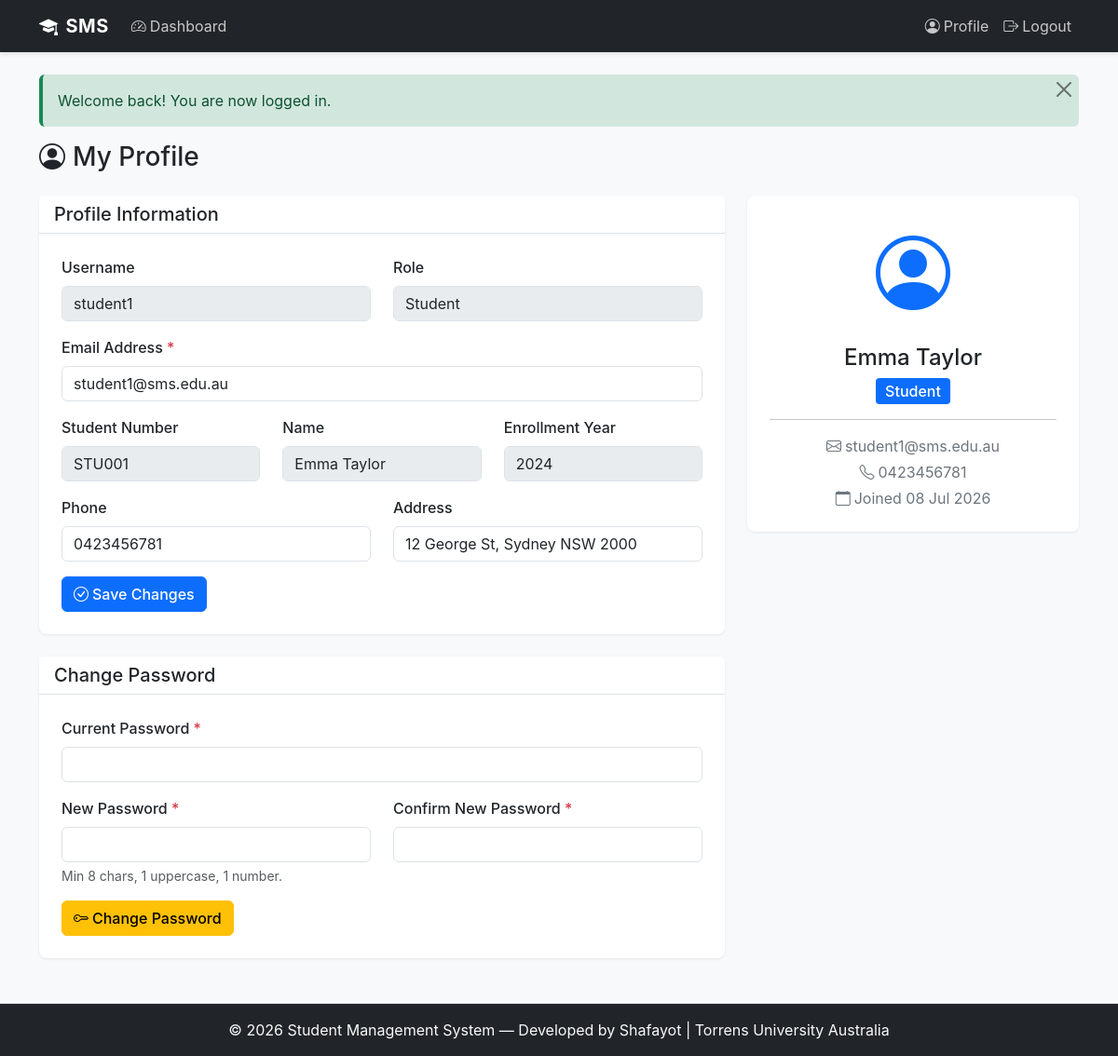
Screenshot of /public/profile.php (signed in) with the database file from the repository.
### tables this page shows
CREATE TABLE users (
    id INT AUTO_INCREMENT PRIMARY KEY,
    username VARCHAR(50) NOT NULL UNIQUE,
    email VARCHAR(100) NOT NULL UNIQUE,
    password_hash VARCHAR(255) NOT NULL,
    role ENUM('admin', 'teacher', 'student') NOT NULL DEFAULT 'student',
    is_active TINYINT(1) NOT NULL DEFAULT 1,
    created_at DATETIME NOT NULL DEFAULT CURRENT_TIMESTAMP,
    updated_at DATETIME NOT NULL DEFAULT CURRENT_TIMESTAMP ON UPDATE CURRENT_TIMESTAMP,
    INDEX idx_email (email),
    INDEX idx_role (role),
    INDEX idx_is_active (is_active)
);

CREATE TABLE students (
    id INT AUTO_INCREMENT PRIMARY KEY,
    user_id INT NOT NULL,
    student_number VARCHAR(20) NOT NULL UNIQUE,
    first_name VARCHAR(50) NOT NULL,
    last_name VARCHAR(50) NOT NULL,
    date_of_birth DATE NULL,
    gender ENUM('male', 'female', 'other') NULL,
    phone VARCHAR(20) NULL,
    address TEXT NULL,
    enrollment_year YEAR NOT NULL,
    created_at DATETIME NOT NULL DEFAULT CURRENT_TIMESTAMP,
    FOREIGN KEY (user_id) REFERENCES users(id) ON DELETE CASCADE,
    INDEX idx_user_id (user_id),
    INDEX idx_student_number (student_number)
);

### includes/db.php (called while the page is built, shortened)
<?php
class Database {
    private static $instance = null;
    public static function get_connection() {
        if (self::$instance === null) {
            try {
                $dsn = 'mysql:host=' . DB_HOST . ';dbname=' . DB_NAME . ';charset=' . DB_CHARSET;
                $options = [
                    PDO::ATTR_ERRMODE            => PDO::ERRMODE_EXCEPTION,
                    PDO::ATTR_DEFAULT_FETCH_MODE  => PDO::FETCH_ASSOC,
                    PDO::ATTR_EMULATE_PREPARES    => false,
                ];
                self::$instance = new PDO($dsn, DB_USER, DB_PASS, $options);
            } catch (PDOException $e) {
                error_log('Database connection failed: ' . $e->getMessage());
                die('Sorry, we could not connect to the database. Please try again later.');
            }
        }
        return self::$instance;
    }
    public static function query($sql, $params = []) {
        try {
            $pdo = self::get_connection();
            $stmt = $pdo->prepare($sql);
            $stmt->execute($params);
            return $stmt;
        } catch (PDOException $e) {
            error_log('Query failed: ' . $e->getMessage());
            die('Sorry, a database error occurred. Please try again later.');
        }
    }
    public static function fetch_one($sql, $params = []) {
        $stmt = self::query($sql, $params);
        return $stmt->fetch();
    }
}

### includes/auth.php (called while the page is built, shortened)
<?php
require_once __DIR__ . '/db.php';
require_once __DIR__ . '/functions.php';
function is_logged_in() {
    return isset($_SESSION['user_id']) && !empty($_SESSION['user_id']);
}
function current_user() {
    $sql = "SELECT id, username, email, role, is_active, created_at FROM users WHERE id = ?";
    return Database::fetch_one($sql, [$_SESSION['user_id']]);
}

### includes/functions.php (called while the page is built, shortened)
<?php
function sanitize($string) {
    return htmlspecialchars($string, ENT_QUOTES, 'UTF-8');
}
function format_date($date, $format = 'd M Y') {
    $datetime = new DateTime($date);
    return $datetime->format($format);
}
function get_display_name($user) {
    if ($user['role'] === 'student') {
        $profile = Database::fetch_one("SELECT first_name, last_name FROM students WHERE user_id = ?", [$user['id']]);
    } elseif ($user['role'] === 'teacher') {
        $profile = Database::fetch_one("SELECT first_name, last_name FROM teachers WHERE user_id = ?", [$user['id']]);
    } else {
        return $user['username'];
    }
    if ($profile) {
        return $profile['first_name'] . ' ' . $profile['last_name'];
    }
    return $user['username'];
}

### public/profile.php (the view, shortened to what this page needs)
<?php
require_once __DIR__ . '/../includes/header.php';
$user = current_user();
if ($user['role'] === 'student') {
    $profile = Database::fetch_one("SELECT * FROM students WHERE user_id = ?", [$user['id']]);
} elseif ($user['role'] === 'teacher') {
    $profile = Database::fetch_one("SELECT * FROM teachers WHERE user_id = ?", [$user['id']]);
} else {
    $profile = null;
}
$user = current_user();
if ($user['role'] === 'student') {
    $profile = Database::fetch_one("SELECT * FROM students WHERE user_id = ?", [$user['id']]);
} elseif ($user['role'] === 'teacher') {
    $profile = Database::fetch_one("SELECT * FROM teachers WHERE user_id = ?", [$user['id']]);
}
$display_name = get_display_name($user);
?>
<h1 class="h3 mb-4"><i class="bi bi-person-circle me-2"></i>My Profile</h1>
<div class="row g-4">
    <div class="col-md-8">
        <div class="card mb-4">
            <div class="card-header bg-white"><h5 class="mb-0">Profile Information</h5></div>
            <div class="card-body">
                <form method="POST">
                    <div class="row mb-3">
                        <div class="col-md-6">
                            <label class="form-label">Username</label>
                            <input type="text" class="form-control" value="<?php echo sanitize($user['username']); ?>" disabled>
                        </div>
                        <div class="col-md-6">
                            <label class="form-label">Role</label>
                            <input type="text" class="form-control" value="<?php echo ucfirst(sanitize($user['role'])); ?>" disabled>
                        </div>
                    </div>
                    <div class="mb-3">
                        <label for="email" class="form-label">Email Address <span class="text-danger">*</span></label>
                        <input type="email" class="form-control" id="email" name="email"
                               value="<?php echo sanitize($user['email']); ?>" required>
                    </div>
                    <?php if ($profile): ?>
                        <div class="row mb-3">
                            <?php if ($user['role'] === 'student'): ?>
                                <div class="col-md-4">
                                    <label class="form-label">Student Number</label>
                                    <input type="text" class="form-control" value="<?php echo sanitize($profile['student_number']); ?>" disabled>
                                </div>
                                <div class="col-md-4">
                                    <label class="form-label">Name</label>
                                    <input type="text" class="form-control" value="<?php echo sanitize($profile['first_name'] . ' ' . $profile['last_name']); ?>" disabled>
                                </div>
                                <div class="col-md-4">
                                    <label class="form-label">Enrollment Year</label>
                                    <input type="text" class="form-control" value="<?php echo sanitize($profile['enrollment_year']); ?>" disabled>
                                </div>
                            <?php endif; ?>
                        </div>
                        <div class="row mb-3">
                            <div class="col-md-6">
                                <label for="phone" class="form-label">Phone</label>
                                <input type="tel" class="form-control" id="phone" name="phone"
                                       value="<?php echo sanitize($profile['phone']); ?>">
                            </div>
                            <?php if ($user['role'] === 'student'): ?>
                                <div class="col-md-6">
                                    <label for="address" class="form-label">Address</label>
                                    <input type="text" class="form-control" id="address" name="address"
                                           value="<?php echo sanitize($profile['address']); ?>">
                                </div>
                            <?php endif; ?>
                        </div>
                    <?php endif; ?>
                    <button type="submit" name="update_profile" class="btn btn-primary">
                        <i class="bi bi-check-circle me-1"></i>Save Changes
                    </button>
                </form>
            </div>
        </div>
        <div class="card">
            <div class="card-header bg-white"><h5 class="mb-0">Change Password</h5></div>
            <div class="card-body">
                <form method="POST">
                    <div class="mb-3">
                        <label for="current_password" class="form-label">Current Password <span class="text-danger">*</span></label>
                        <input type="password" class="form-control" id="current_password" name="current_password" required>
                    </div>
                    <div class="row mb-3">
                        <div class="col-md-6">
                            <label for="new_password" class="form-label">New Password <span class="text-danger">*</span></label>
                            <input type="password" class="form-control" id="new_password" name="new_password" required>
                            <div class="form-text">Min 8 chars, 1 uppercase, 1 number.</div>
                        </div>
                        <div class="col-md-6">
                            <label for="confirm_password" class="form-label">Confirm New Password <span class="text-danger">*</span></label>
                            <input type="password" class="form-control" id="confirm_password" name="confirm_password" required>
                        </div>
                    </div>
                    <button type="submit" name="change_password" class="btn btn-warning">
                        <i class="bi bi-key me-1"></i>Change Password
                    </button>
                </form>
            </div>
        </div>
    </div>
    <div class="col-md-4">
        <div class="card">
            <div class="card-body text-center">
                <i class="bi bi-person-circle text-primary" style="font-size: 5rem;"></i>
                <h4 class="mt-3"><?php echo sanitize($display_name); ?></h4>
                <span class="badge bg-primary fs-6"><?php echo ucfirst(sanitize($user['role'])); ?></span>
                <hr>
                <p class="text-muted mb-1"><i class="bi bi-envelope me-1"></i><?php echo sanitize($user['email']); ?></p>
                <?php if ($profile && !empty($profile['phone'])): ?>
                    <p class="text-muted mb-1"><i class="bi bi-telephone me-1"></i><?php echo sanitize($profile['phone']); ?></p>
                <?php endif; ?>
                <p class="text-muted mb-0">
                    <i class="bi bi-calendar me-1"></i>Joined <?php echo format_date($user['created_at']); ?>
                </p>
            </div>
        </div>
    </div>
</div>
<?php require_once __DIR__ . '/../includes/footer.php'; ?>

### assets/css/style.css (style rules this page uses)
:root { --primary-color: #0d6efd; --secondary-color: #6c757d; --success-color: #198754; --danger-color: #dc3545; --warning-color: #ffc107; --info-color: #0dcaf0; --light-color: #f8f9fa; --dark-color: #212529; }
body { font-family: -apple-system, BlinkMacSystemFont, 'Segoe UI', Roboto, 'Helvetica Neue', Arial, sans-serif; background-color: #f8f9fa; min-height: 100vh; display: flex; flex-direction: column; }
.form-label { font-weight: 500; color: #212529; margin-bottom: 0.5rem; }
.form-control, .form-select { border: 1px solid #dee2e6; border-radius: 0.375rem; transition: border-color 0.2s ease, box-shadow 0.2s ease; }
.btn { border-radius: 0.375rem; font-weight: 500; transition: all 0.2s ease; }
.btn-primary { background-color: var(--primary-color); border-color: var(--primary-color); }
.card { border: none; border-radius: 0.5rem; box-shadow: 0 1px 3px rgba(0, 0, 0, 0.08); margin-bottom: 1.5rem; }
.card-header { background-color: #f8f9fa; border-bottom: 1px solid #dee2e6; font-weight: 600; color: #212529; }
.card-body { padding: 1.5rem; }
.badge { padding: 0.35rem 0.65rem; font-weight: 500; font-size: 0.85rem; border-radius: 0.25rem; }
.text-muted { color: #6c757d !important; }
.text-center { text-align: center; }
.mt-3 { margin-top: 1rem; }
.mb-3 { margin-bottom: 1rem; }

### rows the page displays
users: username "student1", role "Student", email "student1@sms.edu.au", created_at "08 Jul 2026"
students: student_number "STU001", first_name+last_name "Emma Taylor", enrollment_year "2024", phone "0423456781", address "12 George St, Sydney NSW 2000", display_name "Emma Taylor"

### other values shown
$message "Welcome back! You are now logged in."
